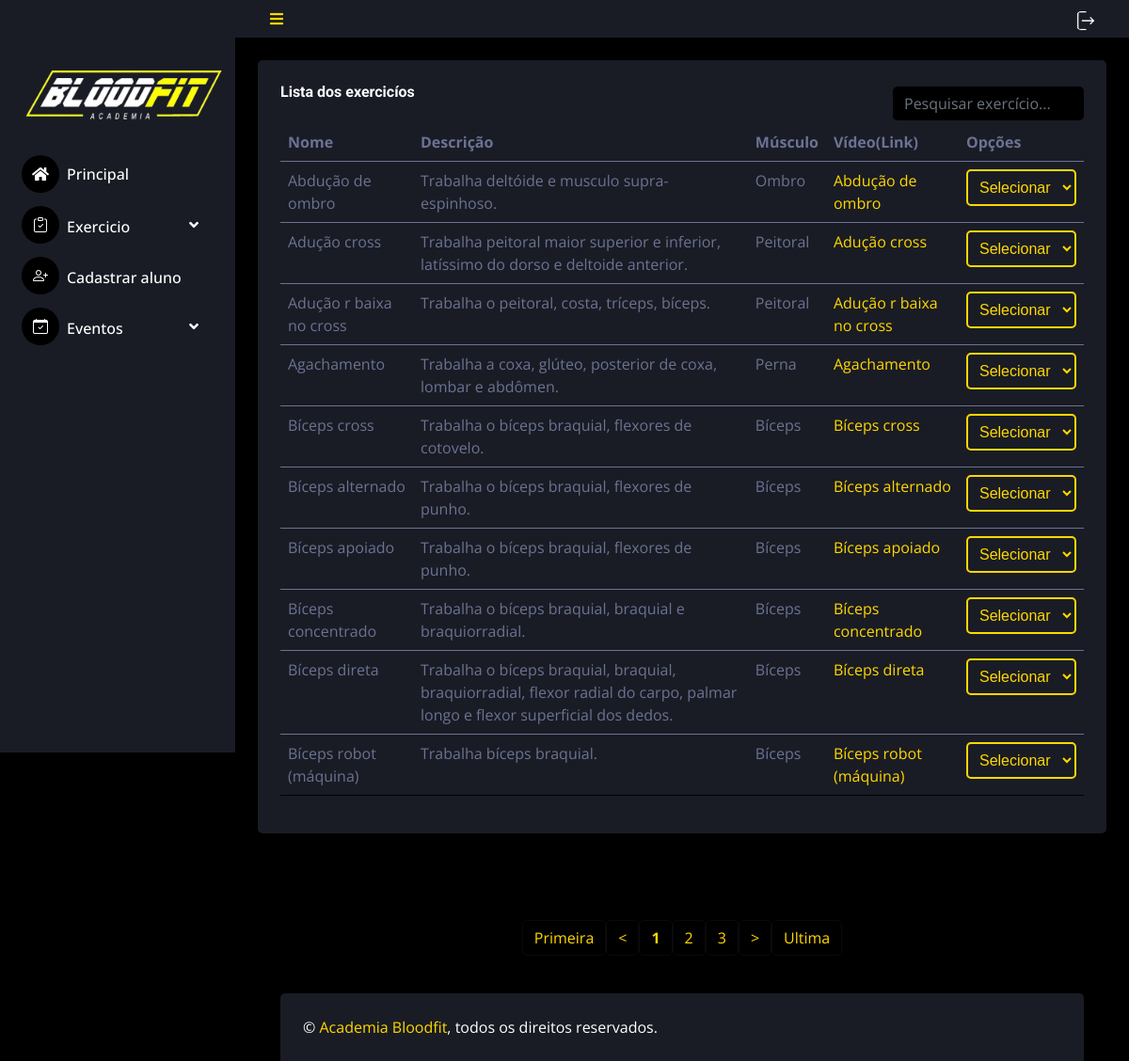
/admin/lista_exercicios (signed in), run on the app's committed database.
### tables this page shows
CREATE TABLE `exercicios` (
  `id_exercicio` int(3) NOT NULL,
  `nome_exercicio` varchar(50) NOT NULL,
  `descricao_exercicio` varchar(150) NOT NULL,
  `musculo_exercicio` varchar(20) NOT NULL,
  `link_exercicio` varchar(80) NOT NULL
);

### admin/lista_exercicios.php (the view, shortened to what this page needs)
<?php
include_once('include/header.php');
$quantidade = 10;
$pagina  = (isset($_GET['pagina'])) ? (int)$_GET['pagina'] : 1;
$inicio = ($quantidade * $pagina) - $quantidade;
if ($_SERVER['REQUEST_METHOD'] != 'POST' ) {
  echo '<div class="container-fluid pt-4 px-4">
  <div class="bg-secondary rounded h-80 p-4">
                              <div class="table-responsive">
                              <div class="test2">
                        <h6 class="mb-4">Lista dos exercicíos</h6>
                        <form method="post" action="lista_exercicios">
  <input class="form-control bg-dark border-0 test3" type="search" placeholder="Pesquisar exercício..." name="busca" id="busca">
  </form>
  </div>
                                  <table class="table">
                        <thead>
                                <tr>
                                    <th scope="col">Nome</th>
                                    <th scope="col">Descrição</th>
                                    <th scope="col">Músculo</th>
                                    <th scope="col">Vídeo(Link)</th>
                                    <th scope="col">Opções</th>
                                </tr>
                            </thead>
                            ';
      $sql = "SELECT * FROM exercicios ORDER BY nome_exercicio LIMIT ?, ?";
      $stmt = mysqli_prepare($_SESSION['conexao'], $sql);
      $quantidade = 10;
      mysqli_stmt_bind_param($stmt, "ii", $inicio, $quantidade);
      mysqli_stmt_execute($stmt);
      $resp_sql = mysqli_stmt_get_result($stmt);
      while($linha= mysqli_fetch_array($resp_sql)){
          echo'
              <tbody>
              <tr>
                  <td>'.$linha['nome_exercicio'].'</td>
                  <td>'.$linha['descricao_exercicio'].'</td>
                  <td>'.$linha['musculo_exercicio'].'</td>
                  <td><a href="'.$linha['link_exercicio'].'" target="_blank">'.$linha['nome_exercicio'].' </a></td>
                  <td>
                  <select id="mySelect" onchange="location = this.value;">
                  <option value="">Selecionar</option>
                  <option value="editar_exercicio?id_exercicio='.$linha['id_exercicio'].'">Editar</option>
                  <option value="deletar_exercicio?id_exercicio='.$linha['id_exercicio'].'">Excluir</option>
                  </select>
                  </td>
              </tr>
              </tbody>';
      }
      echo '</table></div></div>';
                          }
$sql_total = 'SELECT id_exercicio FROM exercicios';
$resp_total= mysqli_query($_SESSION['conexao'],$sql_total);
$num_total = mysqli_num_rows($resp_total);
$pagina_total = ceil($num_total/$quantidade);
$exibir = 3;
$anterior  = (($pagina - 1) == 0) ? 1 : $pagina - 1;
$posterior = (($pagina+1) >= $pagina_total) ? $pagina_total : $pagina+1;
?>
<br><br>
<center>
 <?php
 echo '<center>';
 echo '<br><nav id="pag"><ul class="pagination pagination-centered">
 <li class="btn btn-primary"><a  href ="?pagina=1">Primeira</a></li>';
echo '<li class="btn btn-primary"><a aria-label="Previous"  href ="?pagina='.$anterior.'"><</a></li>';
echo '<li class="btn btn-primary"><a  href="?pagina='.$pagina.'" ><strong>'.$pagina.'</strong></a></li>';
for($i = $pagina+1; $i < $pagina+$exibir; $i++){
if($i <= $pagina_total)
   echo '<li class="btn btn-primary"><a  href="?pagina='.$i.'" >'.$i.'</a></li>';
}
echo '<li class="btn btn-primary"><a aria-label="Next" href="?pagina='.$posterior.'">></a></li>';
echo '<li class="btn btn-primary"><a href="?pagina='.$pagina_total.'" >Ultima</a></li></ul></nav>';
echo '</center>';
?>
    <?php
include_once 'include/footer.php';
?>

### admin/include/header.php (shortened to what this page needs)
<!DOCTYPE html>
<html lang="portuguese">
<head>
    <link href="https://cdnjs.cloudflare.com/ajax/libs/font-awesome/5.10.0/css/all.min.css" rel="stylesheet">
    <link href="https://cdn.jsdelivr.net/npm/bootstrap-icons@1.4.1/font/bootstrap-icons.css" rel="stylesheet">
    <link href="../lib/owlcarousel/assets/owl.carousel.min.css" rel="stylesheet">
    <link href="../lib/tempusdominus/css/tempusdominus-bootstrap-4.min.css" rel="stylesheet" />
    <link href="../css/bootstrap.css" rel="stylesheet">
    <link href="../css/style.css" rel="stylesheet">
</head>
<body>
    <div class="container-fluid position-relative d-flex p-0">
        <div class="sidebar pe-4 pb-3">
        <br><br>
            <nav class="navbar bg-secondary navbar-dark">
                <a href="#" class="navbar-brand mx-4 mb-3">
                    <img src="../bloodfit.png" alt="Academia" width="120%" height="50%" >
                </a>
                <div class="navbar-nav w-100">
                    <a href="administrador" class="nav-item nav-link"><i class="fa fa-home me-2"></i>Principal</a>
                    <div class="nav-item dropdown">
                        <a href="#" class="nav-link dropdown-toggle" data-bs-toggle="dropdown"><i class="bi bi-clipboard-check me-2"></i>Exercicio</a>
                    </div>
                    <a href="cadastro_aluno" class="nav-item nav-link"><i class="bi bi-person-plus me-2"></i>Cadastrar aluno</a>
                    <div class="nav-item dropdown">
                    <a href="#" class="nav-link dropdown-toggle" data-bs-toggle="dropdown"><i class="bi bi-calendar-check me-2"></i>Eventos</a>
                </div>
            </nav>
        </div>
<div class="content">
    <nav class="navbar navbar-expand bg-secondary navbar-dark sticky-top px-4 py-0">
        <a href="#" class="sidebar-toggler flex-shrink-0">
            <i class="fa fa-bars"></i>
        </a>
        <div class="navbar-nav align-items-center ms-auto">
            <div class="nav-item dropdown">
                <a href="#" data-bs-toggle="dropdown">
                    <img class="rounded me-lg-2" src="../img/info.png" alt="" style="width: 20px; height: 20px;">
                </a>
            </div>
        </div>
    </nav>

### admin/include/footer.php (shortened to what this page needs)
      <div class="container-fluid pt-4 px-4">
                <div class="bg-secondary rounded-top p-4">
                    <div class="row">
                        <div class="col-12 col-sm-6 text-center text-sm-start">
                            &copy; <a href="#">Academia Bloodfit</a>, todos  os direitos reservados.
                        </div>
                    </div>
                </div>
            </div>
        </div>
    </div>
</body>
</html>

### css/style.css (style rules this page uses)
:root { --primary: #fbff00; --secondary: #191C24; --light: #6C7293; --dark: #000000; }
.btn { transition: .5s; }
.sidebar { position: fixed; top: 0; left: 0; bottom: 0; width: 250px; height: 100vh; overflow-y: auto; background: var(--secondary); transition: 0.5s; z-index: 999; }
.content { margin-left: 250px; min-height: 100vh; background: var(--dark); transition: 0.5s; }
@media (min-width: 992px) { .sidebar { margin-left: 0; } }
@media (min-width: 992px) { .content { width: calc(100% - 250px); } }
.sidebar .navbar .navbar-nav .nav-link { padding: 7px 20px; color: #fff; font-weight: 500; border-left: 3px solid var(--secondary); border-radius: 0 30px 30px 0; outline: none; }
.sidebar .navbar .navbar-nav .nav-link i { width: 40px; height: 40px; display: inline-flex; align-items: center; justify-content: center; background: var(--dark); border-radius: 40px; }
.sidebar .navbar .dropdown-toggle::after { position: absolute; top: 15px; right: 15px; border: none; content: "\f107"; font-family: "Font Awesome 5 Free"; font-weight: 900; transition: .5s; }
.content .navbar .sidebar-toggler, .content .navbar .navbar-nav .nav-link i { width: 40px; height: 40px; display: inline-flex; align-items: center; justify-content: center; background: #191c24; border-radius: 40px; }

### admin/lista_exercicios.php (style rules this page uses)
select { font-family: Arial, sans-serif; font-size: 16px; color: #ffd700; background-color: #191c24; border: 2px solid #ffd700; border-radius: 5px; padding: 8px; width: 117px; }
.test2 { display: flex; align-items: center; justify-content: space-between; }

### data on the page
exercicios: nome_exercicio "Abdução de ombro", descricao_exercicio "Trabalha deltóide e musculo supra-espinhoso.", musculo_exercicio "Ombro"
exercicios: nome_exercicio "Adução cross", descricao_exercicio "Trabalha peitoral maior superior e inferior, latíssimo do dorso e deltoide anterior.", musculo_exercicio "Peitoral"
exercicios: nome_exercicio "Adução r baixa no cross", descricao_exercicio "Trabalha o peitoral, costa, tríceps, bíceps.", musculo_exercicio "Peitoral"
exercicios: nome_exercicio "Agachamento", descricao_exercicio "Trabalha a coxa, glúteo, posterior de coxa, lombar e abdômen.", musculo_exercicio "Perna"
exercicios: nome_exercicio "Bíceps cross", descricao_exercicio "Trabalha o bíceps braquial, flexores de cotovelo.", musculo_exercicio "Bíceps"
exercicios: nome_exercicio "Bíceps alternado", descricao_exercicio "Trabalha o bíceps braquial, flexores de punho.", musculo_exercicio "Bíceps"
exercicios: nome_exercicio "Bíceps apoiado", descricao_exercicio "Trabalha o bíceps braquial, flexores de punho.", musculo_exercicio "Bíceps"
exercicios: nome_exercicio "Bíceps concentrado", descricao_exercicio "Trabalha o bíceps braquial, braquial e braquiorradial.", musculo_exercicio "Bíceps"
exercicios: nome_exercicio "Bíceps direta", descricao_exercicio "Trabalha o bíceps braquial, braquial, braquiorradial, flexor radial do carpo, palmar longo e flexor superficial dos dedos.", musculo_exercicio "Bíceps"
exercicios: nome_exercicio "Bíceps robot (máquina)", descricao_exercicio "Trabalha bíceps braquial.", musculo_exercicio "Bíceps"

### other printed values
$pagina "1"
